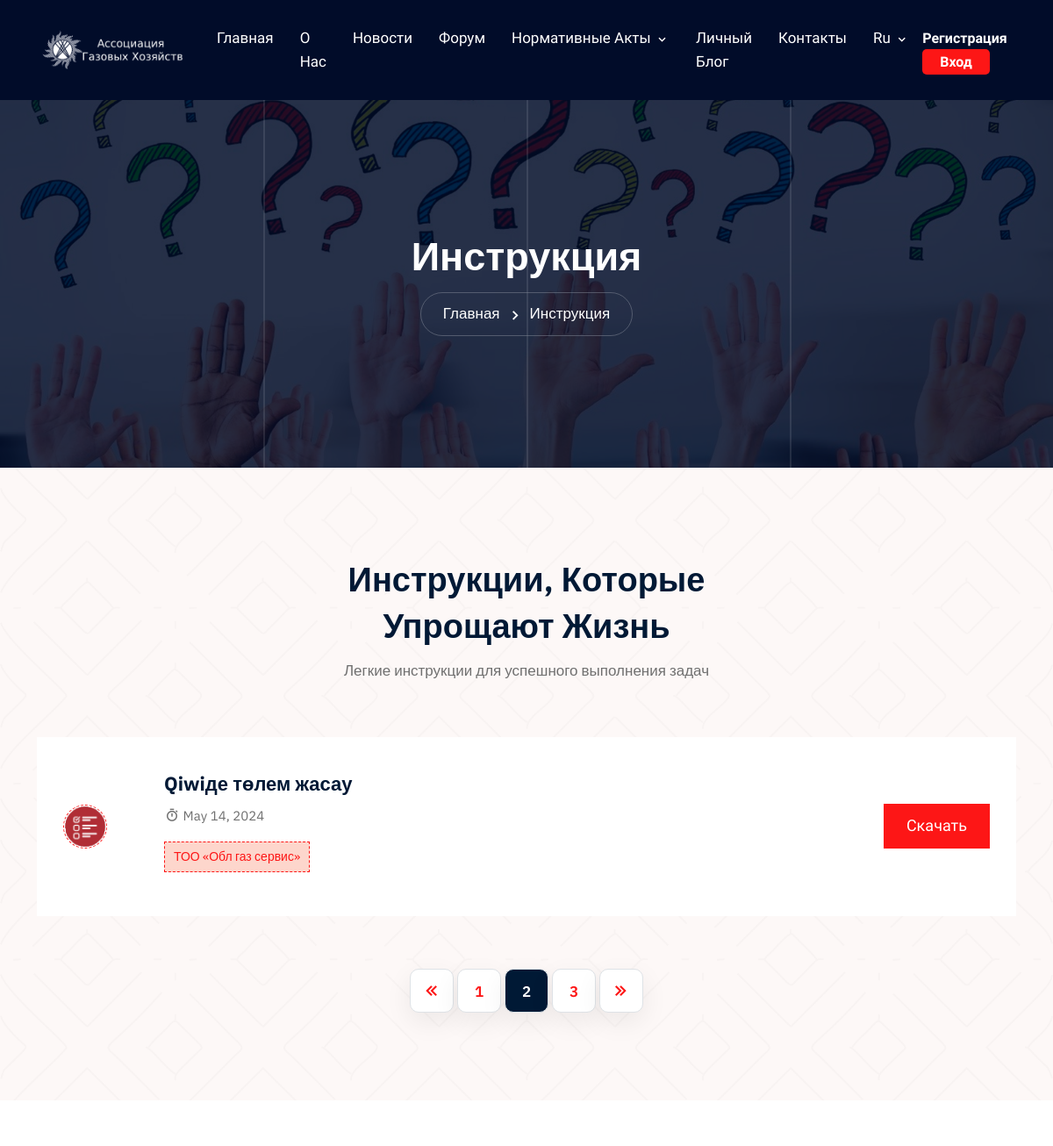
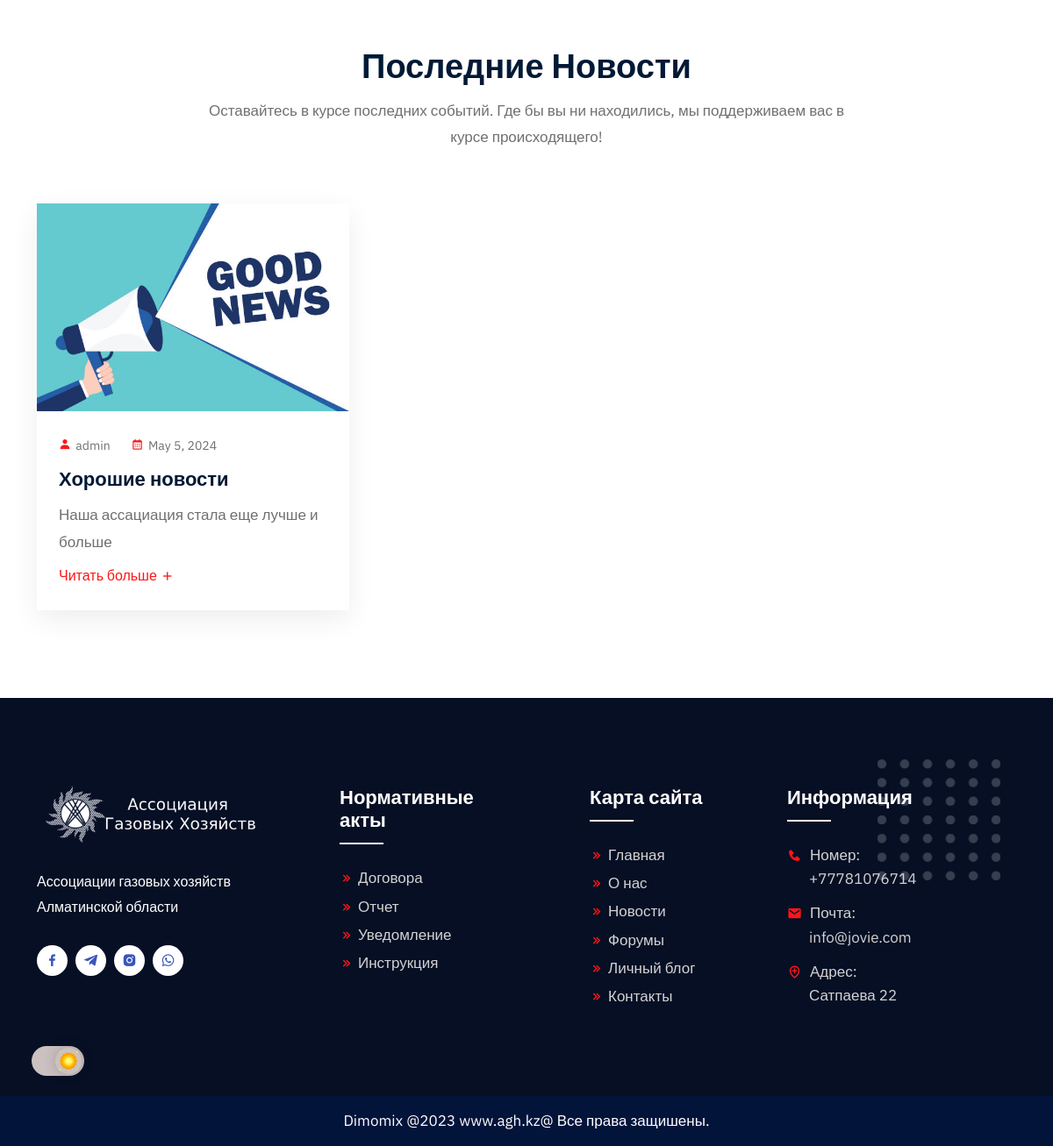
The page /news/instruction_docx on the database its author committed (2 pictures, top to bottom).
### news/models.py (models this page shows, shortened)
class Document(models.Model):
    type_choices = (
        ('notification','Хабарландыру'),
        ('contract','Келісімшарт'),
        ('report','Есеп'),
        ('instruction','Нұсқаулық'),
    )
    title = models.CharField(max_length = 300)
    member = models.ForeignKey(Members, on_delete = models.CASCADE, null = True, related_name = 'member_document')
    user = models.ForeignKey(User, on_delete = models.CASCADE, null = True, related_name = 'user_document')
    type = models.CharField(max_length = 100,choices = type_choices)
    file = models.FileField(upload_to='documents/')
    date = models.DateField(auto_now_add=True,null = True)

class News(models.Model):
    title = models.CharField(max_length = 500)
    sub_title = models.TextField()
    user = models.ForeignKey('auth.User', on_delete = models.CASCADE, null = True, related_name = 'user_news')
    cover_img = models.ImageField(upload_to='img/news_img/')
    news_details = models.ManyToManyField('NewsDetails', related_name = 'news_det',related_query_name='news_det')
    date = models.DateField(auto_now_add=True)
    send_email_newsletter = models.BooleanField(default = False)

### members/models.py (models this page shows, shortened)
class Members(models.Model):
    name = models.CharField(max_length=100)
    logo = models.ImageField(upload_to='images/members_logo/')
    detail = models.ForeignKey(MemberDetail,null=True, blank=True, on_delete=models.CASCADE, related_name='member_detail')

### news/views.py (the view)
# urls.py: path('instruction_docx',InstructionPageView.as_view(),name = 'instruction_docx'),
class InstructionPageView(TemplateView):
    template_name = 'instructiondocx.html'
    def get_context_data(self, **kwargs):
        context = super().get_context_data(**kwargs)
        context["lng"] = get_lng(self.request)
        context["instruction"] = Document.objects.filter(type = 'instruction')
        context["last_news"] = last_news(self.request)
        return context

### news/views.py (called while the page is built)
def get_lng(request):
    cocckie = request.COOKIES.get('lng')
    if cocckie:
        return cocckie
    else:
        return 'ru'

def last_news(request):
    news = News.objects.all().order_by('-date')[:5]
    return news

### templates/instructiondocx.html (shortened to what this page needs)
<!doctype html>
{% load static %}
{% include 'includes/head.html' %}
{%if lng == 'ru'%}
        <section class="page-title title-bg4">
            <div class="d-table">
                <div class="d-table-cell">
                    <h2>Инструкция</h2>
                    <ul>
                        <li>
                            <a href="{% url 'home_page'%}">Главная</a>
                        </li>
                        <li>Инструкция</li>
                    </ul>
                </div>
            </div>
            <div class="lines">
                <div class="line"></div>
                <div class="line"></div>
                <div class="line"></div>
            </div>
        </section>
        <section class="job-style-two job-list-section pt-100 pb-70">
            <div class="container">
                <div class="section-title text-center">
                    <h2>Инструкции, которые упрощают жизнь</h2>
                    <p>Легкие инструкции для успешного выполнения задач</p>
                </div>
                <div class="row">
                    {% for i in instruction %}
                    <div class="col-lg-12">
                        <div class="job-card-two">
                            <div class="row align-items-center">
                                <div class="col-md-1">
                                    <div class="company-logo">
                                        <img src="{% static 'assets/img/company-logo/12.png'%}" style="margin-bottom: 50%;" alt="logo">
                                    </div>
                                </div>
                                <div class="col-md-8">
                                    <div class="job-info">
                                        <h3>
                                            <a href="/media/{{i.file}}">{{i.title}}</a>
                                        </h3>
                                        <ul>
                                            <li>
                                                <i class='bx bx-stopwatch' ></i>
                                                {{i.date}}
                                            </li>
                                        </ul>
                                        <span>{{i.member.name}}</span>
                                    </div>
                                </div>
                                <div class="col-md-3">
                                    <div class="theme-btn text-end">
                                        <a href="/media/{{i.file}}" class="default-btn" download>
                                            Скачать
                                        </a>
                                    </div>
                                </div>
                            </div>
                        </div>
                    </div>
                    {% endfor %}
                </div>
                <nav aria-label="Page navigation example">
                    <ul class="pagination justify-content-center">
                        <li class="page-item disabled">
                            <a class="page-link" href="#" tabindex="-1" aria-disabled="true">
                                <i class='bx bx-chevrons-left bx-fade-left'></i>
                            </a>
                        </li>
                        <li class="page-item"><a class="page-link" href="#">1</a></li>
                        <li class="page-item"><a class="page-link active" href="#">2</a></li>
                        <li class="page-item"><a class="page-link" href="#">3</a></li>
                        <li class="page-item">
                            <a class="page-link" href="#">
                                <i class='bx bx-chevrons-right bx-fade-right'></i>
                            </a>
                        </li>
                    </ul>
                </nav>
            </div>
        </section>
                {%endif%}
        {% include 'includes/end.html' %}
  	</body>
</html>

### templates/includes/lastnews.html
{% load static %}
<section class="blog-section pt-100 pb-70">
    <div class="container">
        <div class="section-title text-center">
           <h2>{% if lng == 'ru' %}Последние новости{% elif lng == 'kz' %}Соңғы жаңалықтар{%endif%}</h2>
            <p>{% if lng == 'ru' %}Оставайтесь в курсе последних событий. Где бы вы ни находились, мы поддерживаем вас в курсе происходящего!{% elif lng == 'kz'%}Соңғы жаңалықтардан хабардар болыңыз. Қай жерде болсаңыз да, біз сізді жаңартып отырамыз!{%endif%}</p>
        </div>
        <div class="row">
            {%for i in last_news%}
            <div class="col-lg-4 col-sm-6">
                <div class="blog-card">
                    <div class="blog-img">
                        <a href="/news/{{i.id}}">
                            <img src="/media/{{i.cover_img}}" alt="blog image">
                        </a>
                    </div>
                    <div class="blog-text">
                        <ul>
                            <li>
                                <i class='bx bxs-user'></i>
                                {{i.user.username}}
                            </li>
                            <li>
                                <i class='bx bx-calendar'></i>
                                {{i.date}}
                            </li>
                        </ul>
                        <h3>
                            <a href="/news/{{i.id}}">
                                {{i.title}}
                            </a>
                        </h3>
                        <p>{{i.sub_title}}</p>
                        <a href='/news/{{i.id}}' class="blog-btn">
                            {% if lng == 'ru' %}Читать больше{% elif lng == 'kz'%}Ары қарай оқу{%endif%}
                            <i class='bx bx-plus bx-spin'></i>
                        </a>
                    </div>
                </div>
            </div>
            {%endfor%}
        </div>
    </div>
</section>

### rows shown on the page
Document: title "Qiwiде төлем жасау", date "May 14, 2024", member.name "ТОО «Обл газ сервис»"
News: cover_img (picture), user.username "admin", date "May 5, 2024", title "Хорошие новости", sub_title "Наша ассациация стала еще лучше и больше"
